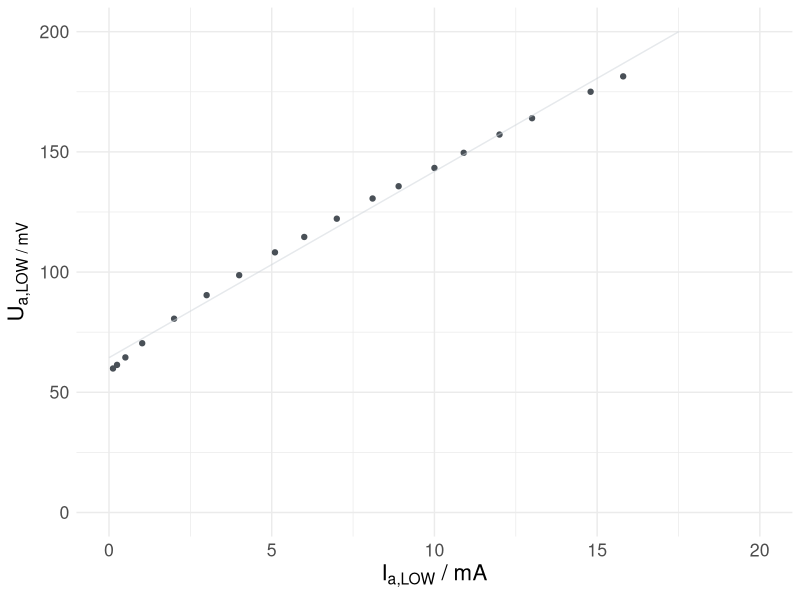

Generate this figure with R:
library(ggplot2)

width  <- 10
height <- 0.618 * width

outputName <- "SN7400_Ausgangskennlinie_low.pdf"

data <- read.csv("daten_aus_low.csv")
data$ualow <- data$ualow * 1000 # convert to mV

model <- lm(ualow~ialow, data=data)

summary(model)

modelFun <- function(i) {

    7.745 * i + 64.3882

}


ylabel <- bquote("U"["a,LOW"~"/ mV"])
xlabel <- bquote("I"["a,LOW"]~"/ mA")

ylims   <- c(0, 200)

pointcolor <- "#495057" # gray7
curvecolor <- "#ced4da7f" # gray4
linecolor  <- "#f06595"

p <- ggplot(data = data, aes(x = ialow, y=ualow)) +
    theme_minimal() +
    scale_y_continuous(limits = ylims) +
    ylab( ylabel ) +
    xlab( xlabel ) +

    theme(text = element_text(size=16)) +

    geom_segment( aes(x = 0, y = 400, xend = 20, yend=400), color=linecolor ) +

    geom_point( color=pointcolor ) +
    stat_function(fun = modelFun, color=curvecolor, n=4000)

pdf(outputName, width, height)
p
